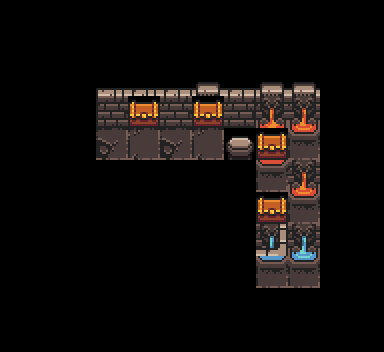

A 2D game scene composited from a Tiled map and its tileset images. What follows is a short description and the map's XML, with every tile layer's data as written:
An orthogonal 12x11 tile map with 32x32 px tiles, 2 tile layers (floor, objects) and 1 object (hero-start).

<map version="1.2" tiledversion="1.3.1" orientation="orthogonal" renderorder="right-down" compressionlevel="0" width="12" height="11" tilewidth="32" tileheight="32" infinite="0" nextlayerid="4" nextobjectid="2">
 <editorsettings>
  <export target="002.json" format="json" />
 </editorsettings>
 <tileset firstgid="1" source="../maps/dungeon-tileset.tsx" />
 <layer id="1" name="floor" width="12" height="11">
  <data encoding="csv">
0,0,0,0,0,0,0,0,0,0,0,0,
0,0,0,0,0,0,0,0,0,0,0,0,
0,0,1,2,3,4,5,4,5,6,0,0,
0,0,21,12,80,13,80,14,15,16,0,0,
0,0,41,52,53,52,53,56,80,26,0,0,
0,0,0,0,0,0,0,11,25,16,0,0,
0,0,0,0,0,0,0,21,80,26,0,0,
0,0,0,0,0,0,0,31,35,36,0,0,
0,0,0,0,0,0,0,41,45,46,0,0,
0,0,0,0,0,0,0,0,0,0,0,0,
0,0,0,0,0,0,0,0,0,0,0,0
</data>
 </layer>
 <layer id="3" name="objects" width="12" height="11">
  <data encoding="csv">
0,0,0,0,0,0,0,0,0,0,0,0,
0,0,0,0,0,0,0,0,0,0,0,0,
0,0,0,0,0,0,0,0,0,0,0,0,
0,0,0,0,0,0,0,0,0,0,0,0,
0,0,0,0,0,0,0,0,0,0,0,0,
0,0,0,0,0,0,0,0,0,0,0,0,
0,0,0,0,0,0,0,0,0,0,0,0,
0,0,0,0,0,0,0,0,85,0,0,0,
0,0,0,0,0,0,0,0,0,0,0,0,
0,0,0,0,0,0,0,0,0,0,0,0,
0,0,0,0,0,0,0,0,0,0,0,0
</data>
 </layer>
 <objectgroup id="2" name="markers">
  <object id="1" name="hero-start" x="111.375" y="110.47">
   <point />
  </object>
 </objectgroup>
</map>